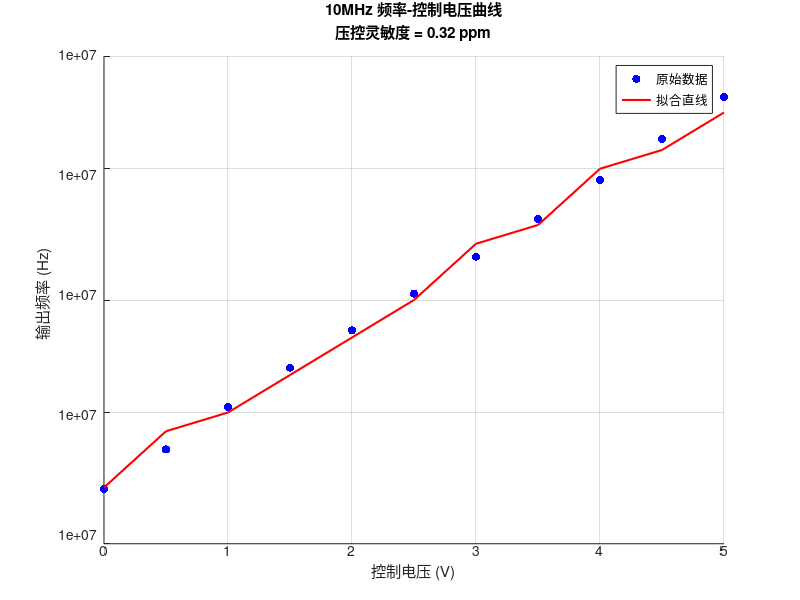
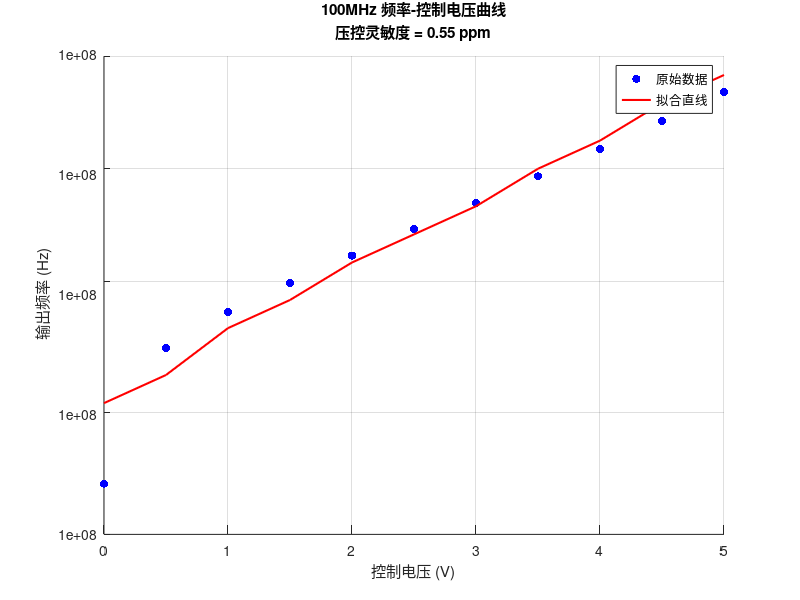
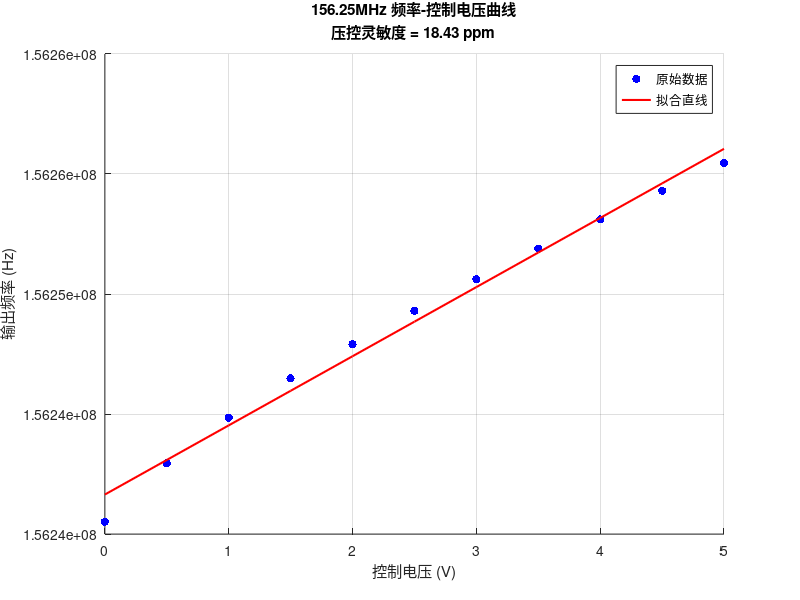
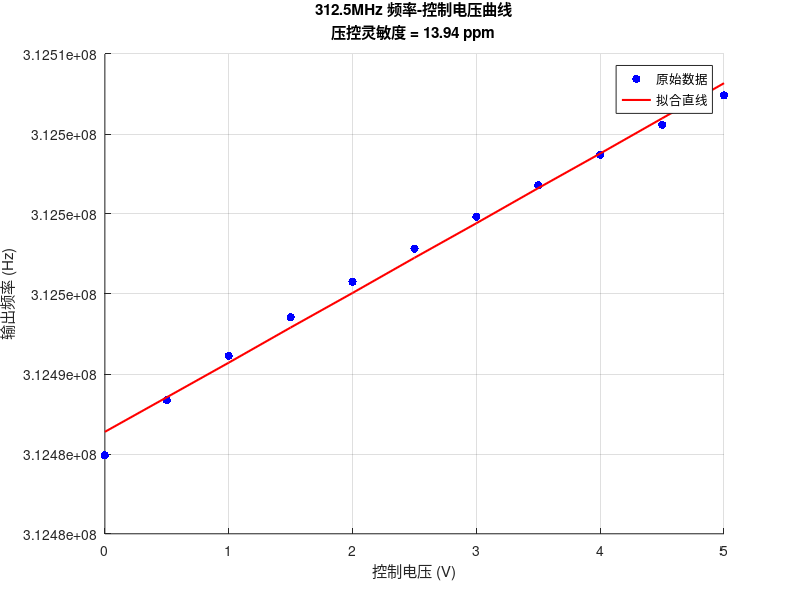

Source code (MATLAB) for these figures, in order:
clear;clc;close all;

%%%%%%%%%%%%%%%%%%%%%%%%%%%%%%%%%%%%%%%%%%%%%%%%
% （1）构建原始数据
x = 0:0.5:5;

y = [9.999991882 9.999993522 9.999995303 9.999996932 9.999998480 10.000000016 10.000001556 10.000003132 10.000004759 10.000006449 10.000008200;
    99.999742 99.999855 99.999885 99.999909 99.999932 99.999954 99.999976 99.999998 100.000021 100.000044 100.000068;
    156.240510 156.242944 156.244848 156.246482 156.247909 156.249294 156.250610 156.251893 156.253103 156.254301 156.255448; 
    312.484912 312.488367 312.491130 312.493547 312.495753 312.497828 312.499834 312.501784 312.503699 312.505576 312.507404;
    499.999370 499.999499 499.999613 499.999708 499.999806 499.999902 499.999999 500.000094 500.000194 500.000297 500.000403;
    ]; 

y = y .* 1e6;

% 1行n列的元胞数组，记录每一行的名称
y_names = {'10MHz','100MHz','156.25MHz', '312.5MHz', '500MHz'};

% 获取矩阵 y 的行数 (即 n)
n = size(y, 1);

%%%%%%%%%%%%%%%%%%%%%%%%%%%%%%%%%%%%%%%%%%%%%%%%
% （2）循环处理每一行数据并画图
for i = 1:n
    % 提取当前第 i 行的数据和名称
    y_current = y(i, :);
    name_current = y_names{i}; % 注意：从 cell 数组取字符串必须用大括号 {}
    
    % 多项式曲线拟合
    p = polyfit(x, y_current, 1);       
    f = polyval(p, x);                  
    Kppm = p(1)*1e6 / polyval(p, 2.5);
    
    %%%%%%%%%%%%%%%%%%%%%%%%%%%%%%%%%%%%%%%%%%%%%%%%
    % （3）开始画图
    
    % 创建图窗，并将 name_current 显示在图窗窗口标题栏上
    figure('Name', name_current, 'NumberTitle', 'on'); 
    
    scatter(x, y_current, 'b', 'filled'); % 原始数据 (加上 'filled' 散点更清晰)
    hold on;                            
    plot(x, f, 'Color', 'r', 'LineWidth', 1.5); % 拟合曲线加粗一点
        
    xlabel('控制电压 (V)');                 
    ylabel('输出频率 (Hz)');                 
    
    % 在图表内部的 title 也加上对应的名称，并实现换行显示灵敏度
    title(sprintf('%s 频率-控制电压曲线\n压控灵敏度 = %.2f ppm', name_current, Kppm));
    legend('原始数据', '拟合直线', 'Location', 'best'); % Location best 让图例自动避开数据线
    grid on; % 开启网格线，方便观察压控线性度
end
